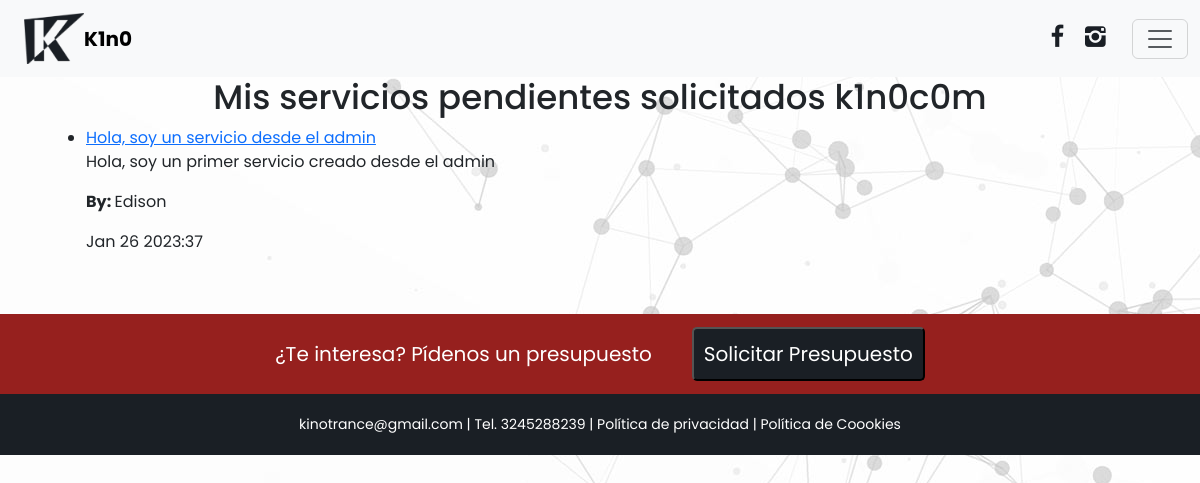
Before: /mis-servicios/servicios-completados/ (signed in) with the older database file.
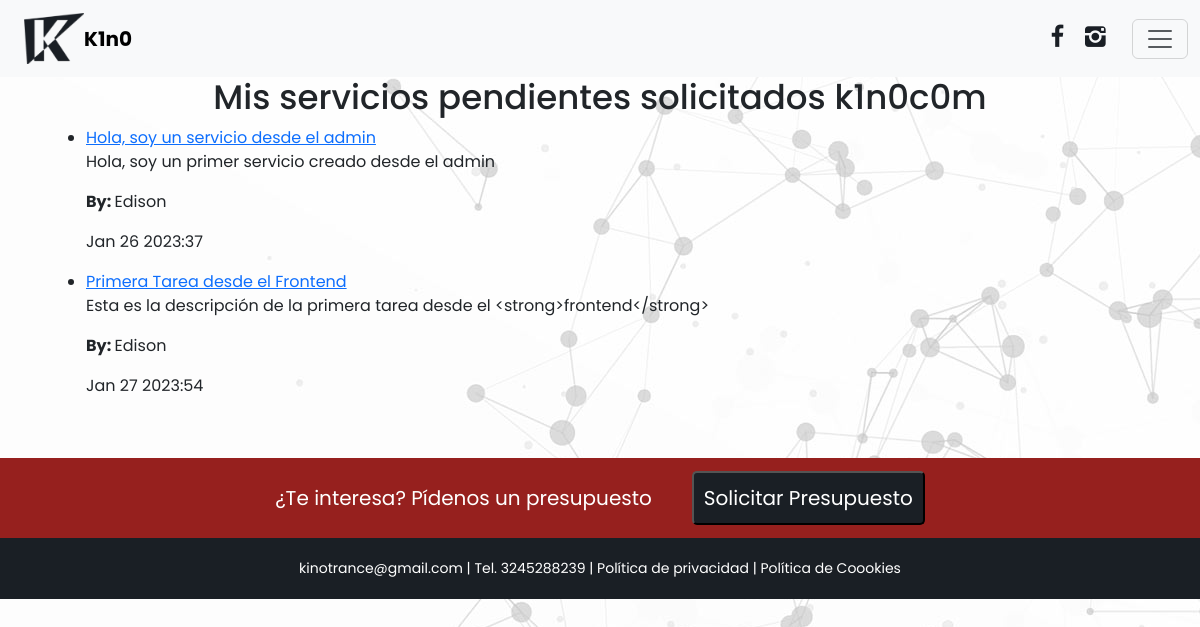
After: the same page with the newer database file.
### services/models.py (models this page shows, shortened)
class Servicio(models.Model):
    title = models.CharField(max_length=200)
    description = models.TextField(blank=True)
    created = models.DateTimeField(auto_now_add=True)
    datecompleted = models.DateTimeField(null=True, blank=True)
    important = models.BooleanField(default=False)
    user = models.ForeignKey(User, on_delete=models.CASCADE)

### services/views.py (the view)
# urls.py: path('mis-servicios/servicios-completados/', views.servicios_completados, name="servicios_completados"),
@login_required
def servicios_completados(request):
    servicios = Servicio.objects.filter(user=request.user, datecompleted__isnull=False).order_by
    ('-datecompleted')
    return render(request, 'mis-servicios.html', {'servicios': servicios})

### services/templates/mis-servicios.html
{% extends 'base.html' %}
{% block content %}
<div class="servicios container">
    <div class="servicios-header text-center">
        <h1 class="servicios-header--title">Mis servicios pendientes solicitados k1n0c0m</h1>
    </div>
    <div class="servicios-body">
        <div class="servicios-item container">
            <ul class="servicio-list">
                {% for servicio in servicios %}
                <li class="servicio-list--item">
                    {% if servicio.important %}
                    <a href="{% url 'servicio_detalle' servicio.id %}" class="list__item--link">{{servicio.title}}</a>
                    {% else %}
                    <p class="title__important"><strong>{{servicio.title}}</strong></p>
                    {% endif %}
                    <p class="servicio__description">{{servicio.description}}</p>
                    <p class="servicio__author"><strong>By: </strong>{{servicio.user.username}}</p>
                    <p class="servicio__date">{{servicio.datecompleted|date:'M j Y:i'}}</p>
                </li>
                {% endfor %}
            </ul>
        </div>
    </div>
</div>
{% endblock %}

Changed rows visible on the page:
added Servicio: title "Primera Tarea desde el Frontend", description "Esta es la descripción de la primera tarea desde el <strong>frontend</strong>", user.username "Edison", datecompleted "Jan 27 2023:54"
